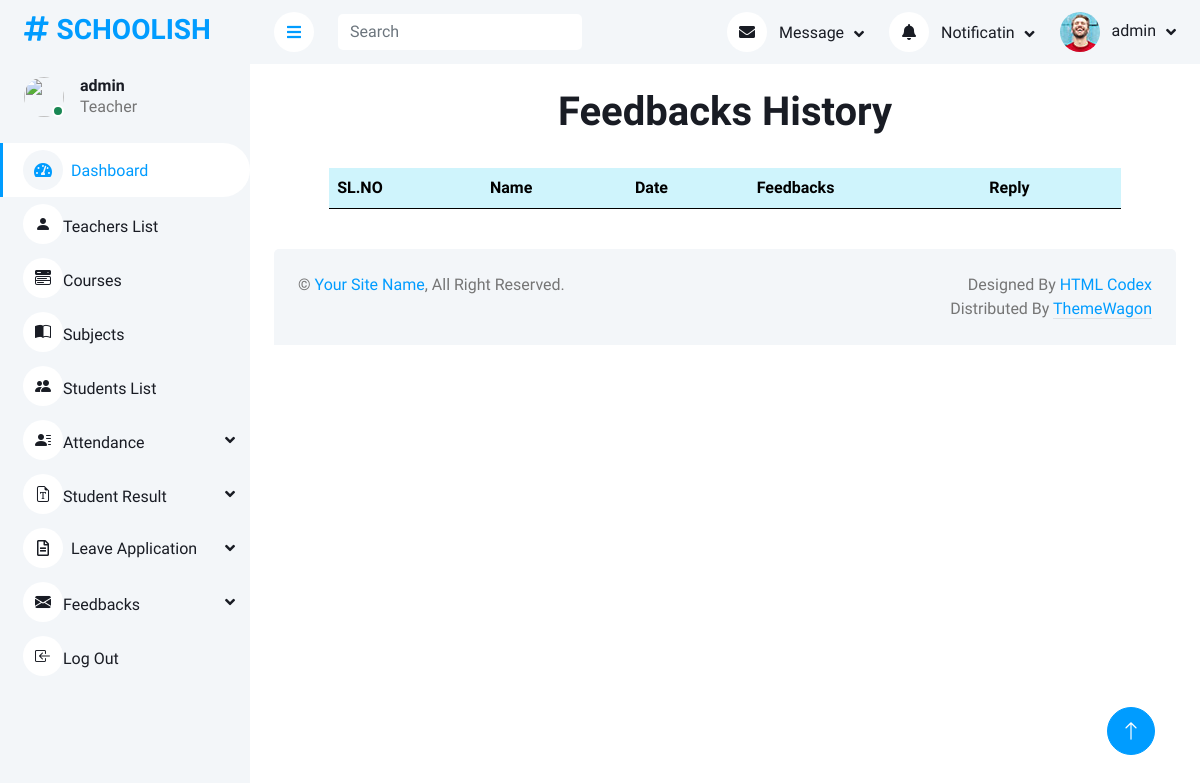
The page /teacherdashboard/feedback/view (signed in) on the database as committed earlier.
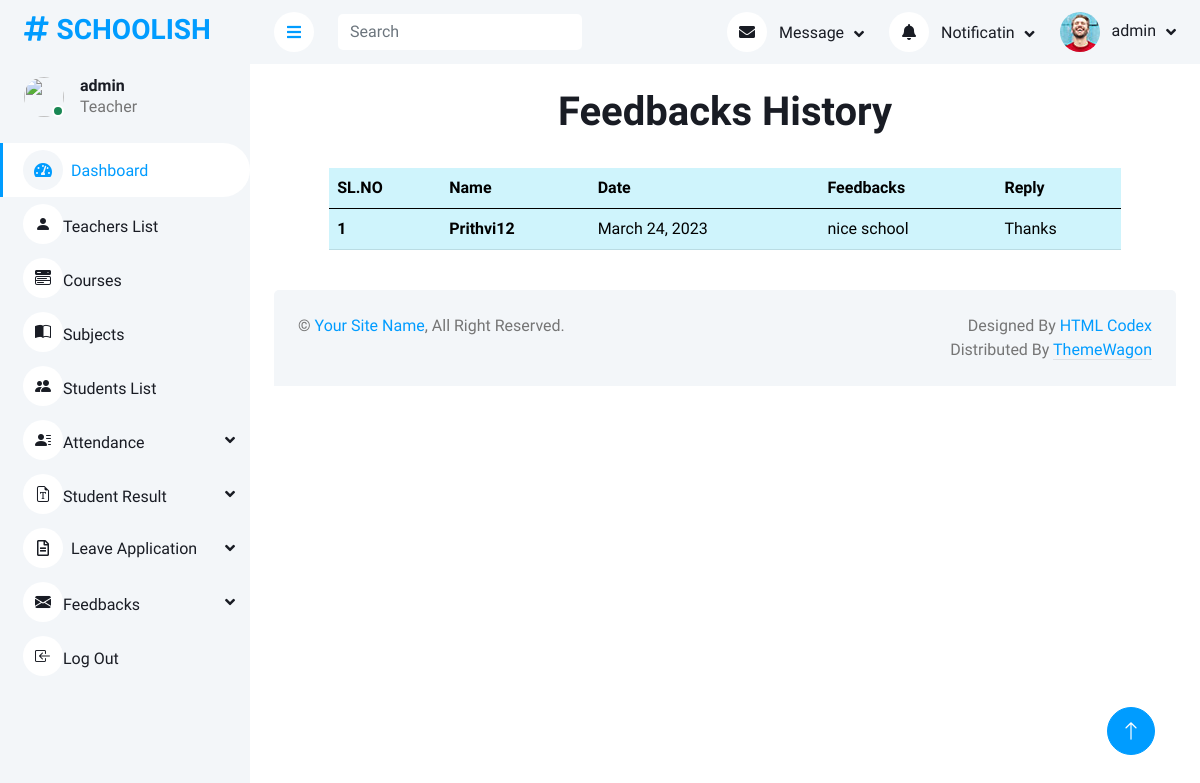
The same page on the database as committed later.
### home/models.py (models this page shows, shortened)
class TeacherFeedback(models.Model):
    user = models.ForeignKey(Login, on_delete=models.DO_NOTHING)
    Feedback = models.CharField(max_length=200)
    Date = models.DateField(auto_now=True)
    Reply = models.TextField(null=True, blank=True)

class Login(AbstractUser):
    is_teacher = models.BooleanField(default=False)
    is_student = models.BooleanField(default=False)

### home/teacherviews.py (the view)
# urls.py: path('teacherdashboard/feedback/view', teacherviews.teacher_view_feedback, name='teacher_view_feedback'),
def teacher_view_feedback(request):
    data = TeacherFeedback.objects.all()
    return render(request,'Teacher/Viewfeedbacks.html',{'data':data})

### templates/Teacher/Viewfeedbacks.html
{% extends 'Teacher/Teacherbase.html' %}
{% load crispy_forms_tags %}
{% block content %}
<br>
<h1 class="text-center">Feedbacks History</h1><br>
<div class="col-xl-10 mx-auto">
<table class="table table-info">
  <thead>
    <tr >
      <th scope="col">SL.NO</th>
      <th scope="col">Name</th>
      <th scope="col">Date</th>
      <th scope="col">Feedbacks</th>
      <th scope="col">Reply</th>
    </tr>
  </thead>
  <tbody>
    {% for i in data %}
    <tr>
      <th scope="row">{{forloop.counter}}</th>
      <th scope="row">{{i.user}}</th>
      <td>{{i.Date}}</td>
      <td>{{i.Feedback}}</td>
      <td>{{i.Reply}}</td>
    </tr>
    {% endfor %}
  </tbody>
</table>
</div>
{% endblock %}

Rows that differ between the two databases and show on the page:
added TeacherFeedback: user "Prithvi12", Date "March 24, 2023", Feedback "nice school", Reply "Thanks"
